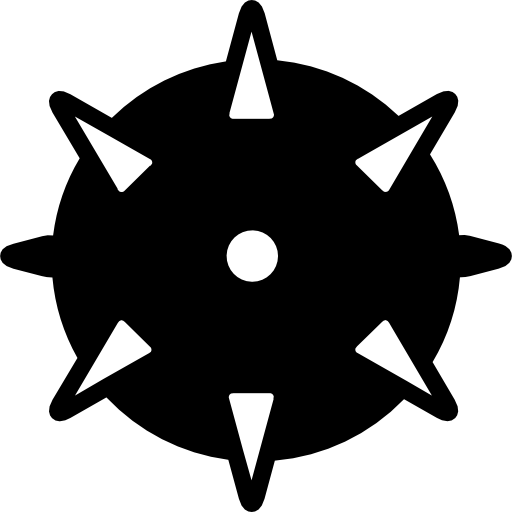
#> input picture Assets/mine.png, 512 x 512 px; the run also reads 1 picture not shown here
$ python gameView.py
#> lines starting #> are read from the running program, lines starting #| are printed output that depends on the picture
# THIS WILL BE THE VIEW OF THE GAME
import gamecontroller
import tkinter as tk
import tkinter.ttk as ttk
from tkinter import PhotoImage
from PIL import Image, ImageTk

# SETTING UP VARIABLES
chosenDif = None
gameGrid = None
window = tk.Tk()
window.title("Minesweeper Clone")
window.rowconfigure(0, minsize=800, weight=1)
window.columnconfigure(1, minsize=800, weight=1)

originalMineImg = Image.open('Assets/mine.png')
#> originalMineImg is the input picture: PIL image 512x512 RGBA; mean R, G, B, A 127.4, 127.4, 127.4, 125.6
originalFlagImg = Image.open('Assets/red-flag.png')
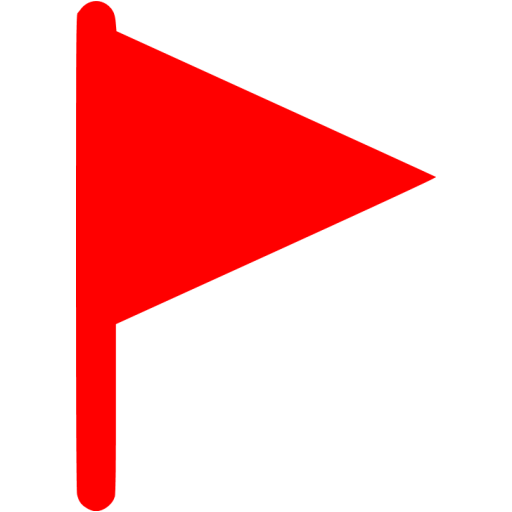
#> input picture Assets/red-flag.png, 512 x 512 px
#> originalFlagImg is the input picture: PIL image 512x512 RGBA; mean R, G, B, A 66.2, 0, 0, 65.2
originalTransImg = Image.open('Assets/transparent.png')
resizedMineImg = originalMineImg.resize((32,32))
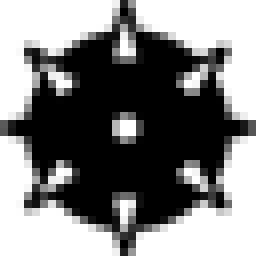
#> resizedMineImg: PIL image 32x32 RGBA (shown 8 times larger); mean R, G, B, A 0, 0, 0, 125.7; transparent parts drawn white
resizedFlagImg = originalFlagImg.resize((32,32))
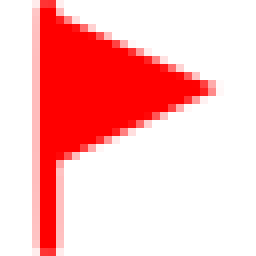
#> resizedFlagImg: PIL image 32x32 RGBA (shown 8 times larger); mean R, G, B, A 81.4, 0, 0, 65.4; transparent parts drawn white
resizedTransImg = originalTransImg.resize((32,32))
#> resizedTransImg: PIL image 32x32 RGBA; every value is 0
resizedFlagImg = ImageTk.PhotoImage(resizedFlagImg)
resizedMineImg = ImageTk.PhotoImage(resizedMineImg)
resizedTransImg = ImageTk.PhotoImage(resizedTransImg)

DifficultyOptions = ['easy', 'medium', 'expert']

# [103 lines left out: functions DifficultyPopUp, MainWindow, not called in this run]


# [38 lines of commented-out code are left out]
